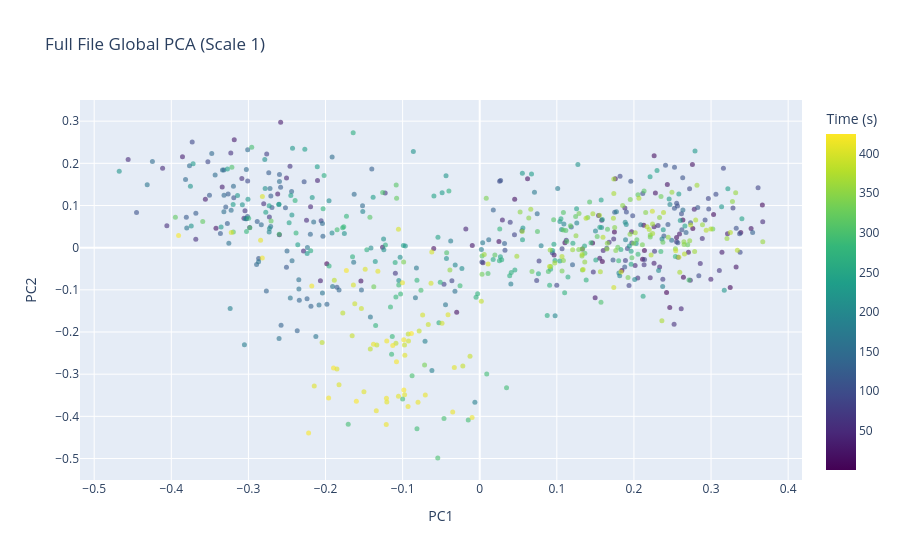

The notebook cell this image was saved under:
### Code cell
fig_global = px.scatter(
    df, x='pca_1', y='pca_2', color='time',
    title=f"Full File Global PCA (Scale {SCALE})",
    labels={'pca_1': 'PC1', 'pca_2': 'PC2', 'time': 'Time (s)'},
    color_continuous_scale='Viridis',
    hover_data=['time']
)
fig_global.update_traces(marker=dict(size=5, opacity=0.6))

# If in an interactive environment, this opens a window. 
# If running as a script, we'll also save it.
fig_global.show()
fig_global.write_html(BASE_DIR / "embedding_analysis/interactive_plots/global_pca_master.html")

### Figure 1 — Plotly figure (JSON) as saved in the notebook; plotly's stock layout.template omitted (floating-point values rounded to 4 significant figures; data arrays with more than 128 entries replaced by an {"elided": "..."} marker saying what was removed)
{"data": [{"customdata": {"elided": "617x1 float values"}, "hovertemplate": "PC1=%{x}<br>PC2=%{y}<br>Time (s)=%{marker.color}<extra></extra>", "legendgroup": "", "marker": {"color": {"elided": "617 float values"}, "coloraxis": "coloraxis", "opacity": 0.6, "size": 5, "symbol": "circle"}, "mode": "markers", "name": "", "orientation": "v", "showlegend": false, "type": "scatter", "x": {"elided": "617 float values"}, "xaxis": "x", "y": {"elided": "617 float values"}, "yaxis": "y"}], "layout": {"coloraxis": {"autocolorscale": false, "colorbar": {"title": {"text": "Time (s)"}}, "colorscale": [[0, "#440154"], [0.1111, "#482878"], [0.2222, "#3e4989"], [0.3333, "#31688e"], [0.4444, "#26828e"], [0.5556, "#1f9e89"], [0.6667, "#35b779"], [0.7778, "#6ece58"], [0.8889, "#b5de2b"], [1, "#fde725"]]}, "legend": {"tracegroupgap": 0}, "title": {"text": "Full File Global PCA (Scale 1)"}, "xaxis": {"anchor": "y", "domain": [0, 1], "title": {"text": "PC1"}}, "yaxis": {"anchor": "x", "domain": [0, 1], "title": {"text": "PC2"}}}}
